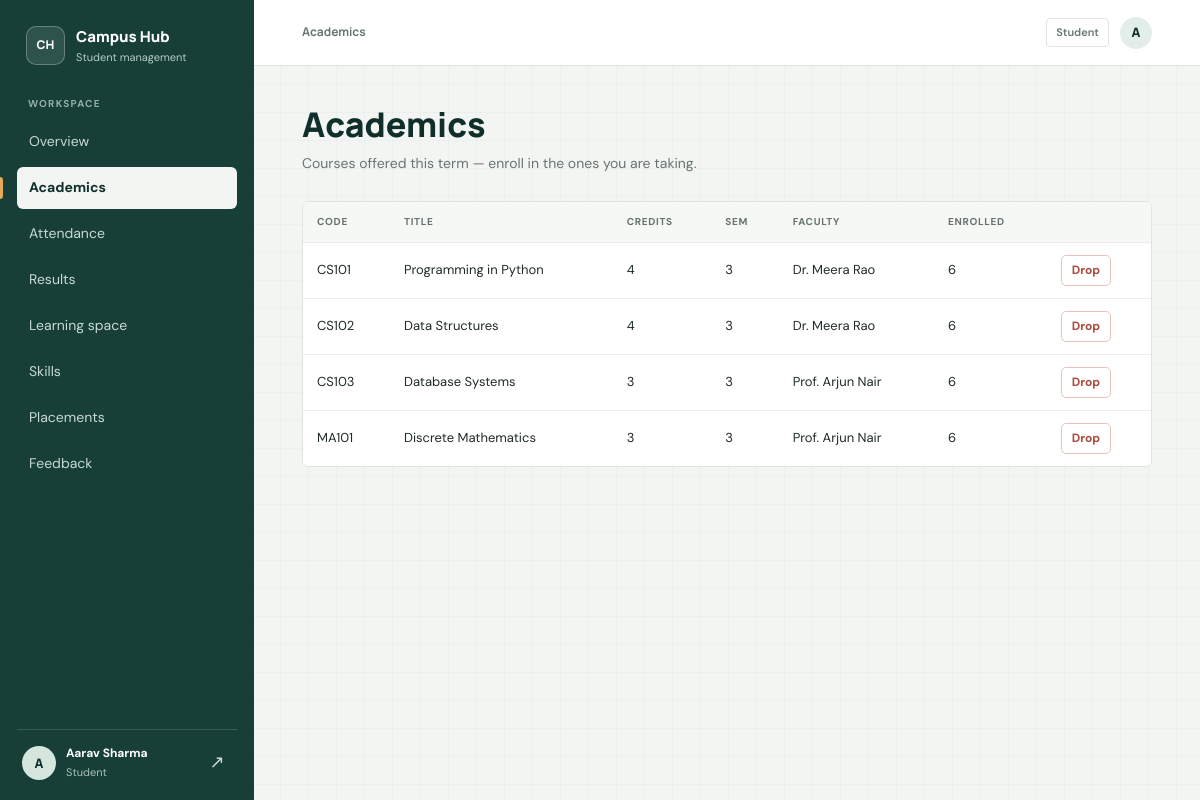
The app's page /courses (signed in) with its own data.
### tables this page shows
CREATE TABLE users (
    id INTEGER PRIMARY KEY AUTOINCREMENT,
    name TEXT NOT NULL,
    email TEXT NOT NULL UNIQUE,
    password_hash TEXT NOT NULL,
    role TEXT NOT NULL CHECK (role IN ('admin','faculty','student')),
    roll_no TEXT,
    department TEXT
, session_version INTEGER NOT NULL DEFAULT 0);

CREATE TABLE courses (
    id INTEGER PRIMARY KEY AUTOINCREMENT,
    code TEXT NOT NULL UNIQUE,
    title TEXT NOT NULL,
    credits INTEGER NOT NULL DEFAULT 3,
    semester INTEGER NOT NULL DEFAULT 1,
    faculty_id INTEGER REFERENCES users(id) ON DELETE SET NULL
);

### app.py (the view, shortened to what this page needs)
@app.route("/courses", methods=["GET", "POST"])
@login_required()
def courses():
    u = current_user()
    rows = q("""SELECT c.*, u.name AS faculty_name,
                (SELECT COUNT(*) FROM enrollments WHERE course_id=c.id) AS enrolled
                FROM courses c LEFT JOIN users u ON u.id=c.faculty_id
                ORDER BY c.semester, c.code""")
    mine = {r["id"] for r in my_courses()} if u["role"] == "student" else set()
    faculty = q("SELECT id,name FROM users WHERE role='faculty' ORDER BY name")
    return render_template("courses.html", courses=rows, mine=mine, faculty=faculty)

### app.py (called while the page is built)
def db():
    if "db" not in g:
        g.db = sqlite3.connect(DB_PATH)
        g.db.row_factory = sqlite3.Row
        g.db.execute("PRAGMA foreign_keys = ON")
    return g.db

def q(sql, args=(), one=False):
    cur = db().execute(sql, args)
    rows = cur.fetchall()
    cur.close()
    if one:
        return rows[0] if rows else None
    return rows

def current_user():
    if "user" not in g:
        uid = session.get("uid")
        user = q("SELECT * FROM users WHERE id=?", (uid,), one=True) if uid else None
        if user and session.get("session_version") != user["session_version"]:
            session.clear()
            user = None
        g.user = user
    return g.user

@app.context_processor
def inject_user():
    return {"me": current_user(), "today": date.today().isoformat()}

@app.before_request
def enforce_auth_entry():
    public_endpoints = {"static", "login", "signup", "forgot_password", "reset_password"}
    if request.endpoint == "static":
        return None
    user = current_user()
    if user and request.endpoint in {"login", "signup"}:
        return redirect(url_for("dashboard"))
    if user or request.endpoint in public_endpoints:
        return None
    return redirect(url_for("login"))

def login_required(*roles):
    def deco(fn):
        @wraps(fn)
        def wrapper(*a, **kw):
            user = current_user()
            if not user:
                return redirect(url_for("login"))
            if roles and user["role"] not in roles:
                abort(403)
            return fn(*a, **kw)
        return wrapper
    return deco

def my_courses():
    u = current_user()
    if u["role"] == "admin":
        return q("SELECT * FROM courses ORDER BY code")
    if u["role"] == "faculty":
        return q("SELECT * FROM courses WHERE faculty_id=? ORDER BY code", (u["id"],))
    return q("""SELECT c.* FROM courses c JOIN enrollments e ON e.course_id=c.id
                WHERE e.student_id=? ORDER BY c.code""", (u["id"],))

### templates/courses.html (shortened to what this page needs)
{% extends "base.html" %}{% block title %}Academics{% endblock %}
{% block content %}
<h1>Academics</h1><p class="sub">Courses offered this term{{ ' — enroll in the ones you are taking' if me.role=='student' }}.</p>
{% if courses %}<div class="table-wrap"><table><tr><th>Code</th><th>Title</th><th>Credits</th><th>Sem</th><th>Faculty</th><th>Enrolled</th><th></th></tr>
{% for c in courses %}<tr><td>{{ c.code }}</td><td>{{ c.title }}</td><td>{{ c.credits }}</td><td>{{ c.semester }}</td><td>{{ c.faculty_name or '—' }}</td><td>{{ c.enrolled }}</td>
<td>
{% if me.role=='student' %}
  {% if c.id in mine %}<form class="inline" method="post" action="{{ url_for('drop', cid=c.id) }}"><input type="hidden" name="csrf_token" value="{{ csrf_token() }}"><button class="danger small">Drop</button></form>
  {% else %}<form class="inline" method="post" action="{{ url_for('enroll', cid=c.id) }}"><input type="hidden" name="csrf_token" value="{{ csrf_token() }}"><button class="small">Enroll</button></form>{% endif %}
{% elif c.faculty_id==me.id %}<a class="btn ghost small" href="{{ url_for('roster', cid=c.id) }}">Roster</a>{% endif %}
</td></tr>{% endfor %}</table></div>
{% else %}<div class="empty">No courses yet.{{ ' Create the first one above.' if me.role=='admin' }}</div>{% endif %}
{% endblock %}

### templates/base.html (shortened to what this page needs)
<!doctype html>
<html lang="en"><head><meta charset="utf-8">
<link rel="stylesheet" href="{{ url_for('static', filename='style.css') }}">
</head><body>
{% if me %}
<div class="layout">
<aside class="side" id="sidebar" aria-label="Main navigation">
  <a class="brand" href="{{ url_for('dashboard') }}">
    <span class="brand-mark" aria-hidden="true">CH</span>
    <span class="brand-copy"><strong>Campus Hub</strong><small>Student management</small></span>
  </a>
  <span class="nav-label">Workspace</span>
  <nav class="nav-links">
  {% set links = [('dashboard','Overview'),('courses','Academics'),('attendance','Attendance'),
     ('results','Results'),('lms','Learning space'),('skills','Skills'),('placements','Placements'),
     ('feedback','Feedback')] %}
  {% for ep,label in links %}
    {% set active = request.endpoint==ep or (ep=='courses' and request.endpoint=='roster') or (ep=='attendance' and request.endpoint=='attendance_mark') or (ep=='results' and request.endpoint=='results_enter') or (ep=='lms' and request.endpoint in ['lms_course','assignment']) or (ep=='placements' and request.endpoint=='applicants') %}
    <a href="{{ url_for(ep) }}" class="nav-link {{ 'on' if active }}" {% if active %}aria-current="page"{% endif %}>{{ label }}</a>
  {% endfor %}
  </nav>
  <div class="who">
    <span class="avatar" aria-hidden="true">{{ me.name[0]|upper }}</span>
    <span class="who-copy"><b>{{ me.name }}</b><small>{{ me.role|capitalize }}</small></span>
    <form method="post" action="{{ url_for('logout') }}"><input type="hidden" name="csrf_token" value="{{ csrf_token() }}"><button class="sign-out" type="submit" aria-label="Sign out">↗</button></form>
  </div>
</aside>
<div class="main-shell">
<header class="topbar">
  <div class="topbar-title">{{ self.title() }}</div>
  <div class="topbar-user"><span class="topbar-role">{{ me.role|capitalize }}</span><span class="avatar avatar-small" aria-hidden="true">{{ me.name[0]|upper }}</span></div>
</header>
<main class="page-content">
{% endif %}
{% block content %}{% endblock %}
</main>
{% if me %}</div>{% else %}</div>{% endif %}
</body></html>

### records on screen
users: name "A", name "Aarav Sharma", role "Student", role "— enroll in the ones you are taking"
courses: code "CS101", title "Programming in Python", credits "4", semester "3", name "Dr. Meera Rao", enrolled "6"
courses: code "CS102", title "Data Structures", credits "4", semester "3", name "Dr. Meera Rao", enrolled "6"
courses: code "CS103", title "Database Systems", credits "3", semester "3", name "Prof. Arjun Nair", enrolled "6"
courses: code "MA101", title "Discrete Mathematics", credits "3", semester "3", name "Prof. Arjun Nair", enrolled "6"

### other values on screen
{{ label }} "Overview" "Academics" "Attendance" "Results" "Learning space" "Skills" "Placements" "Feedback"
